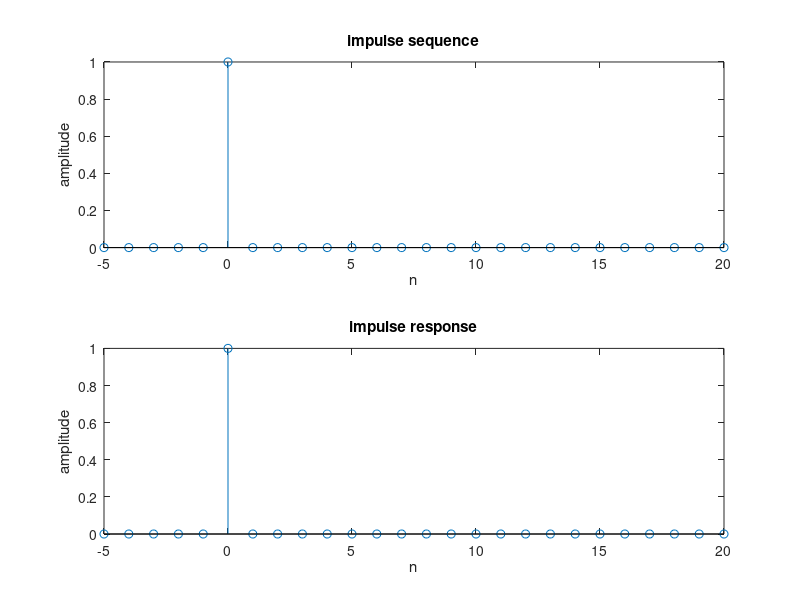

Write the MATLAB code that produced this figure.
clc;
b=input('Enter the coefficiants of x(n) in the order x(n),x(n-1)...in the Matrix form = ');
a=input('Enter the coefficiants of y(n) in the order y(n),y(n-1)...in the Matrix form = ');
n=[-5:20];
x=[(n==0)];
h=filter(b,a,x);
figure(1);
subplot(2,1,1);
stem(n,x);
xlabel('n');
ylabel('amplitude');
title('impulse sequence');
subplot(2,1,2);
stem(n,h);
xlabel('n');
ylabel('amplitude');
title('impulse response');
